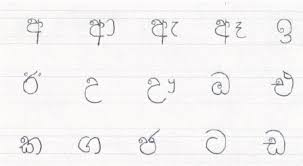
#> input picture src/preprocessing/download.jpg, 303 x 166 px
$ python preprocess.py
#> lines starting #> are read from the running program, lines starting #| are printed output that depends on the picture; after the words box and inside, x2 and y2 are one past the last pixel; in counts of white or black regions, pixels touching at a corner belong together
import cv2
import numpy as np

image_path = "./download.jpg"
output_folder = "./"

def load_and_gray(image_path):
    img = cv2.imread(image_path)
    gray = cv2.cvtColor(img, cv2.COLOR_BGR2GRAY)
    return gray

def denoise(gray):
    return cv2.GaussianBlur(gray, (5,5), 0)

def binarize(gray):
    _, binary = cv2.threshold(
        gray,
        0,
        255,
        cv2.THRESH_BINARY_INV + cv2.THRESH_OTSU
    )
    return binary

def remove_noise(binary):
    kernel = cv2.getStructuringElement(cv2.MORPH_ELLIPSE, (3, 3))
    cleaned = cv2.morphologyEx(binary, cv2.MORPH_OPEN, kernel)
    return cleaned

def deskew(binary):
    coords = np.column_stack(np.where(binary > 0))
    angle = cv2.minAreaRect(coords)[-1]

    if angle < -45:
        angle = -(90 + angle)
    else:
        angle = -angle

    (h, w) = binary.shape
    center = (w // 2, h // 2)

    M = cv2.getRotationMatrix2D(center, angle, 1.0)

    rotated = cv2.warpAffine(
        binary,
        M,
        (w, h),
        flags=cv2.INTER_CUBIC,
        borderMode=cv2.BORDER_REPLICATE
    )

    return rotated

def horizontal_projection(binary):
    return np.sum(binary, axis=1)

def normalize_height(img, target_height=64):
    h, w = img.shape
    scale = target_height / h
    new_w = int(w * scale)
    return cv2.resize(img, (new_w, target_height))

def extract_line_positions(binary, threshold_ratio=0.2):
    projection = horizontal_projection(binary)

    max_val = np.max(projection)
    threshold = max_val * threshold_ratio

    lines = []
    in_line = False
    start = 0

    for i, value in enumerate(projection):

        if value > threshold and not in_line:
            in_line = True
            start = i

        elif value <= threshold and in_line:
            end = i
            if end - start > 5:  # remove noise lines
                lines.append((start, end))
            in_line = False

    # handle last line
    if in_line:
        lines.append((start, len(projection)-1))

    return lines
def crop_lines(binary, lines, padding_top=10, padding_bottom=10):
    line_images = []

    h = binary.shape[0]

    for (start, end) in lines:

        start = max(0, start - padding_top)
        end = min(h, end + padding_bottom)

        line_img = binary[start:end, :]
        line_images.append(line_img)

    return line_images

def save_lines(lines, output_folder):
    import os
    os.makedirs(output_folder, exist_ok=True)

    for i, line in enumerate(lines):
        line = normalize_height(line,64)
        cv2.imwrite(f"{output_folder}/line_{i}.png", line)


def process_document(image_path, output_folder):

    gray = load_and_gray(image_path)
#> in load_and_gray, img is the input picture: shape (166, 303, 3); mean B, G, R 244.1, 243.8, 245.2

    blurred = denoise(gray)
#> in denoise, `return cv2.GaussianBlur(gray, (5,5), 0)`:
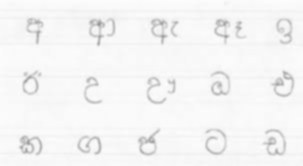
#> returned value: shape (166, 303); min 150, max 252, mean 244.4

    binary = binarize(blurred)
#> in binarize, `_, binary = cv2.threshold( gray, 0, 255, cv2.THRESH_BINARY_INV + cv2.T..`:
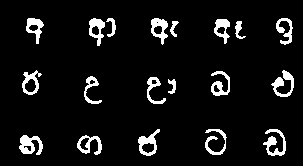
#> binary: shape (166, 303); 7.4% white; 19 white regions, largest, box (x1, y1, x2, y2) and area: (19, 135, 43, 155) 291, (263, 129, 286, 156) 276, (271, 70, 294, 97) 263

    cleaned = remove_noise(binary)
#> in remove_noise, `cleaned = cv2.morphologyEx(binary, cv2.MORPH_OPEN, kernel)`:
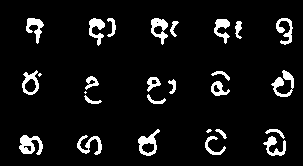
#> cleaned: shape (166, 303); 7.1% white; 27 white regions (3 under 20 px), largest, box (x1, y1, x2, y2) and area: (19, 135, 43, 155) 290, (271, 70, 294, 97) 260, (138, 129, 160, 156) 250
    # cleaned=binary

    deskewed = deskew(cleaned)
#> in deskew, `coords = np.column_stack(np.where(binary > 0))`: coords = 3590 pairs, first value 18 to 155, second value 19 to 293
#> in deskew, `angle = cv2.minAreaRect(coords)[-1]`: angle = -90
#> in deskew, `angle = -(90 + angle)`: angle = 0
#> in deskew, `M = cv2.getRotationMatrix2D(center, angle, 1.0)`: M = [[1, 0, 0], [0, 1, 0]]

    lines = extract_line_positions(deskewed)
#> in extract_line_positions, `projection = horizontal_projection(binary)`: projection = 166 values, max 21930 at index 23, min 0 at index 0, mean 5514.8
#> in extract_line_positions, `max_val = np.max(projection)`: max_val = 21930
#> in extract_line_positions, `threshold = max_val * threshold_ratio`: threshold = 4386
#> the loop in extract_line_positions, `for i, value in enumerate(projection): ` made 166 passes
#> (value, in_line) on passes 19, 40, 41, 44: (6885, True), (3825, False), (4590, True), (4335, False)
#> in_line on passes 73, 97, 101, 105, 130, 134: True, False, True, False, True, False
#> after the loop in extract_line_positions, `for i, value in enumerate(projection):`: end = 155; in_line = False; lines = [(18, 39), (72, 96), (135, 155)]; start = 135
#> lines = [(18, 39), (72, 96), (135, 155)]

    line_images = crop_lines(deskewed, lines)
#> the loop in crop_lines, `for (start, end) in lines: ` made 3 passes
#> (start, end) on passes 1 to 3: (8, 49), (62, 106), (125, 165)
#> pass 1, in crop_lines, `line_img = binary[start:end, :]`:
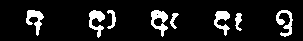
#> line_img: shape (41, 303); 10.5% white; 8 white regions, largest, box (x1, y1, x2, y2) and area: (151, 10, 168, 37) 235, (89, 10, 105, 38) 222, (26, 10, 44, 36) 213
#> after the loop in crop_lines, `for (start, end) in lines:`: line_images = 3 items
#> line_images = 3 items

    save_lines(line_images, output_folder)
#> the loop in save_lines, `for i, line in enumerate(lines):` made 3 passes
#> (h in normalize_height, scale in normalize_height, new_w in normalize_height) on passes 1 to 3: (41, 1.56, 472), (44, 1.45, 440), (40, 1.6, 484)
#> pass 1, in save_lines, `line = normalize_height(line,64)`:
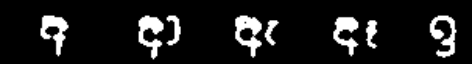
#> line: shape (64, 472); min 0, max 255, mean 26.8
#> pass 2, in save_lines, `line = normalize_height(line,64)`:
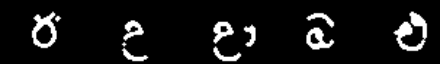
#> line: shape (64, 440); min 0, max 255, mean 20.5
#> pass 3, in save_lines, `line = normalize_height(line,64)`:
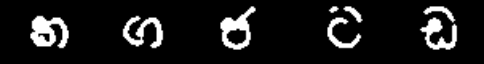
#> line: shape (64, 484); min 0, max 255, mean 25.5

    print(f"{len(line_images)} lines extracted")
#| 3 lines extracted


if __name__ == "__main__":
    process_document(image_path, output_folder)
